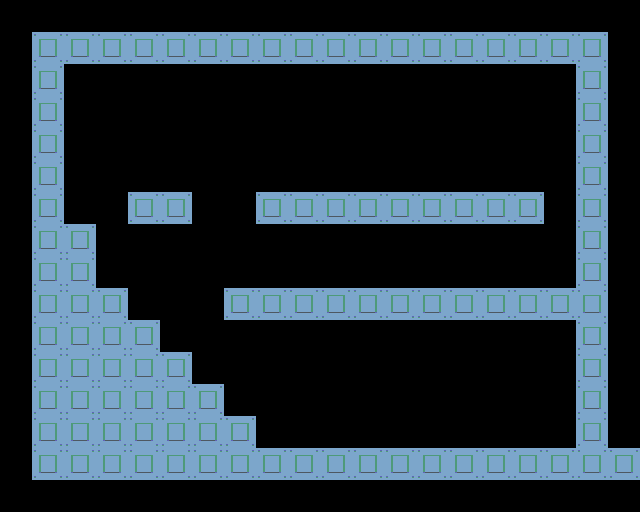

Tiled map render using the project's own tile images. Description and the map definition, with tile-layer contents summarised, below:
An orthogonal 20x16 tile map with 32x32 px tiles, 1 tile layer (tile), 2 tilesets and 21 objects (oPickupUpgradeWeapon, oPickupUpgradeMobility, oPickupUpgradeJump).

<map version="1.2" tiledversion="1.3.1" orientation="orthogonal" renderorder="right-down" compressionlevel="0" width="20" height="16" tilewidth="32" tileheight="32" infinite="0" nextlayerid="3" nextobjectid="29">
 <editorsettings>
  <export target="rm_debug.room.gmx" format="gmx" />
 </editorsettings>
 <properties>
  <property name="speed" type="int" value="60" />
 </properties>
 <tileset firstgid="1" source="objects.tsx" />
 <tileset firstgid="7" source="tiles.tsx" />
 <layer id="1" name="tile" width="20" height="16">
  <data>[320 cells, 105 non-empty, 1 distinct tile ids]</data>
 </layer>
 <objectgroup id="2" name="obj">
  <object id="1" template="temp/oKNT.tx" x="0" y="0" />
  <object id="2" template="temp/oRoom.tx" x="0" y="-64">
   <properties>
    <property name="code">title = "DEBUG";
subtitle = "";</property>
   </properties>
  </object>
  <object id="3" template="temp/oPickupUpgradeInv.tx" x="448" y="288" />
  <object id="4" template="temp/oPickupUpgradeInv.tx" x="384" y="288" />
  <object id="5" name="UPGRADE : WEAPON" type="oPickupUpgradeWeapon" gid="4" x="320" y="288" width="32" height="32" />
  <object id="6" name="UPGRADE : MOVE" type="oPickupUpgradeMobility" gid="4" x="256" y="288" width="32" height="32" />
  <object id="7" name="UPGRADE : JUMP" type="oPickupUpgradeJump" gid="4" x="224" y="288" width="32" height="32" />
  <object id="8" template="temp/view.tx" x="0" y="0" />
  <object id="11" template="temp/oEnemy.tx" x="288" y="448" />
  <object id="12" template="temp/oEnemy.tx" x="448" y="448" />
  <object id="14" template="temp/oDoor.tx" x="512" y="288">
   <properties>
    <property name="code">dest = rm_hub;
doorID = 128;</property>
   </properties>
  </object>
  <object id="16" template="temp/oPickupItemPowercell.tx" x="480" y="192" />
  <object id="17" template="temp/oPickupItemPowercell.tx" x="416" y="192" />
  <object id="19" template="temp/oPickupItemPowercell.tx" x="448" y="192" />
  <object id="20" template="temp/oPickupItemPowercell.tx" x="384" y="192" />
  <object id="21" template="temp/oPickupItemPowercell.tx" x="352" y="192" />
  <object id="22" template="temp/oPickupItemPowercell.tx" x="320" y="192" />
  <object id="23" template="temp/oPickupItemPowercell.tx" x="288" y="192" />
  <object id="24" template="temp/oPickupItemPowercell.tx" x="256" y="192" />
  <object id="25" template="temp/oPickupItemPowercell.tx" x="512" y="192" />
  <object id="28" template="temp/oPickupItemPowercell.tx" x="544" y="288" />
 </objectgroup>
</map>
